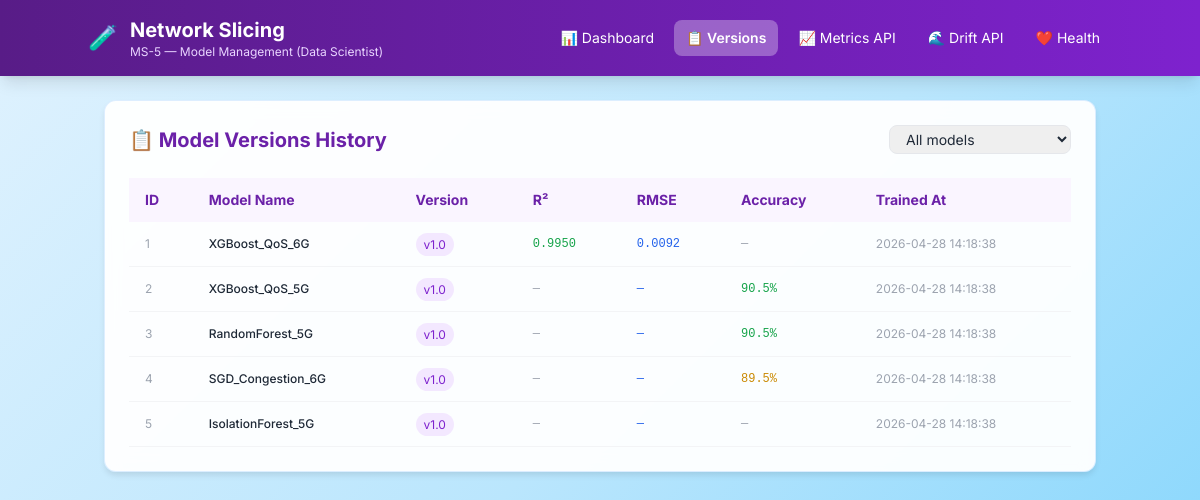
The page /versions on the database its author committed.
### ms5_model_management/models.py (models this page shows, shortened)
class ModelVersion(db.Model):
    __tablename__ = "model_versions"
    id         = db.Column(db.Integer, primary_key=True, autoincrement=True)
    model_name = db.Column(db.String(50))
    version    = db.Column(db.String(20))
    r2_score   = db.Column(db.Float)
    rmse       = db.Column(db.Float)
    accuracy   = db.Column(db.Float)
    trained_at = db.Column(db.DateTime, default=datetime.now)

### ms5_model_management/app.py (the view)
@app.route("/versions")
def versions_page():
    model_filter = request.args.get("model", "all")
    query        = ModelVersion.query
    if model_filter != "all":
        query    = query.filter_by(model_name=model_filter)
    versions     = query.order_by(ModelVersion.trained_at.desc()).all()
    models_list  = db.session.query(
        ModelVersion.model_name).distinct().all()
    models_list  = [m[0] for m in models_list]
    return render_template(
        "versions.html",
        versions=versions,
        models_list=models_list,
        model_filter=model_filter,
    )

### ms5_model_management/templates/versions.html (shortened to what this page needs)
{% extends "base.html" %}
{% block content %}
<div class="card-style p-6">
    <div class="flex justify-between items-center mb-6">
        <h2 class="text-xl font-bold text-purple-800">📋 Model Versions History</h2>
        <div class="flex gap-2">
            <select onchange="window.location='/versions?model='+this.value"
                class="border rounded-lg px-3 py-1 text-sm">
                <option value="all" {% if model_filter == 'all' %}selected{% endif %}>All models</option>
            </select>
        </div>
    </div>
    <div class="overflow-x-auto">
        <table class="w-full text-sm">
            <thead>
                <tr class="bg-purple-50 text-purple-800">
                    <th class="px-4 py-3 text-left">ID</th>
                    <th class="px-4 py-3 text-left">Model Name</th>
                    <th class="px-4 py-3 text-left">Version</th>
                    <th class="px-4 py-3 text-left">R²</th>
                    <th class="px-4 py-3 text-left">RMSE</th>
                    <th class="px-4 py-3 text-left">Accuracy</th>
                    <th class="px-4 py-3 text-left">Trained At</th>
                </tr>
            </thead>
            <tbody>
                {% for v in versions %}
                <tr class="border-b border-gray-100 hover:bg-purple-50 transition-colors">
                    <td class="px-4 py-3 text-gray-400 text-xs">{{ v.id }}</td>
                    <td class="px-4 py-3 font-medium text-xs">{{ v.model_name }}</td>
                    <td class="px-4 py-3">
                        <span class="bg-purple-100 text-purple-700 px-2 py-1 rounded-full text-xs">
                            v{{ v.version }}
                        </span>
                    </td>
                    <td class="px-4 py-3 font-mono text-xs
                        {% if v.r2_score and v.r2_score >= 0.95 %}text-green-600
                        {% elif v.r2_score %}text-yellow-600
                        {% else %}text-gray-400{% endif %}">
                        {{ "%.4f"|format(v.r2_score) if v.r2_score else "—" }}
                    </td>
                    <td class="px-4 py-3 font-mono text-xs text-blue-600">
                        {{ "%.4f"|format(v.rmse) if v.rmse else "—" }}
                    </td>
                    <td class="px-4 py-3 font-mono text-xs
                        {% if v.accuracy and v.accuracy >= 0.9 %}text-green-600
                        {% elif v.accuracy %}text-yellow-600
                        {% else %}text-gray-400{% endif %}">
                        {{ "%.1f"|format(v.accuracy * 100) ~ "%" if v.accuracy else "—" }}
                    </td>
                    <td class="px-4 py-3 text-xs text-gray-400">
                        {{ v.trained_at.strftime('%Y-%m-%d %H:%M:%S') }}
                    </td>
                </tr>
                {% else %}
                <tr>
                    <td colspan="7" class="px-4 py-12 text-center text-gray-400">
                        No versions found
                    </td>
                </tr>
                {% endfor %}
            </tbody>
        </table>
    </div>
</div>
{% endblock %}

### ms5_model_management/templates/base.html (shortened to what this page needs)
<!DOCTYPE html>
<html lang="en">
<head>
    <script src="https://cdn.tailwindcss.com"></script>
</head>
<body class="main-bg text-gray-800">
    <nav class="bg-gradient-to-r from-purple-900 to-purple-700 text-white px-6 py-4 shadow-lg">
        <div class="container mx-auto flex justify-between items-center">
            <div class="flex items-center space-x-3">
                <span class="text-2xl">🧪</span>
                <div>
                    <h1 class="text-xl font-bold">Network Slicing</h1>
                    <p class="text-purple-200 text-xs">MS-5 — Model Management (Data Scientist)</p>
                </div>
            </div>
            <div class="flex items-center space-x-2">
                <a href="/" class="nav-link px-3 py-2 text-sm {% if request.path == '/' %}active{% endif %}">
                    📊 Dashboard
                </a>
                <a href="/versions" class="nav-link px-3 py-2 text-sm {% if request.path == '/versions' %}active{% endif %}">
                    📋 Versions
                </a>
                <a href="/model/metrics" class="nav-link px-3 py-2 text-sm" target="_blank">
                    📈 Metrics API
                </a>
                <a href="/model/drift" class="nav-link px-3 py-2 text-sm" target="_blank">
                    🌊 Drift API
                </a>
                <a href="/health" class="nav-link px-3 py-2 text-sm" target="_blank">
                    ❤️ Health
                </a>
            </div>
        </div>
    </nav>
    <div class="container mx-auto px-4 py-6">
        {% block content %}{% endblock %}
    </div>
</body>
</html>

### ms5_model_management/templates/base.html (style rules this page uses)
* { font-family: 'Inter', sans-serif; }
.main-bg { background: linear-gradient(135deg, #e0f2fe 0%, #bae6fd 50%, #7dd3fc 100%); min-height: 100vh; }
.card-style { background: rgba(255,255,255,0.95); border: 1px solid rgba(147,197,253,0.3); border-radius: 12px; box-shadow: 0 4px 6px -1px rgba(0,0,0,0.1); backdrop-filter: blur(8px); }
.nav-link { transition: all 0.2s; }
.nav-link.active { background: rgba(255,255,255,0.3); border-radius: 8px; font-weight: 600; }

### rows shown on the page
ModelVersion: id "1", model_name "XGBoost_QoS_6G", version "1.0", r2_score "0.9950", rmse "0.0092", accuracy "—", trained_at "2026-04-28 14:18:38"
ModelVersion: id "2", model_name "XGBoost_QoS_5G", version "1.0", r2_score "—", rmse "—", accuracy "90.5%", trained_at "2026-04-28 14:18:38"
ModelVersion: id "3", model_name "RandomForest_5G", version "1.0", r2_score "—", rmse "—", accuracy "90.5%", trained_at "2026-04-28 14:18:38"
ModelVersion: id "4", model_name "SGD_Congestion_6G", version "1.0", r2_score "—", rmse "—", accuracy "89.5%", trained_at "2026-04-28 14:18:38"
ModelVersion: id "5", model_name "IsolationForest_5G", version "1.0", r2_score "—", rmse "—", accuracy "—", trained_at "2026-04-28 14:18:38"
